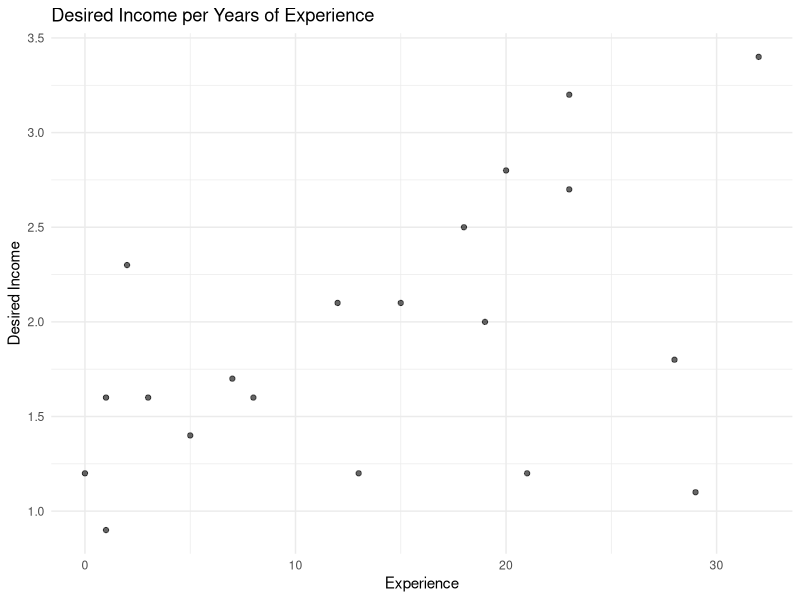
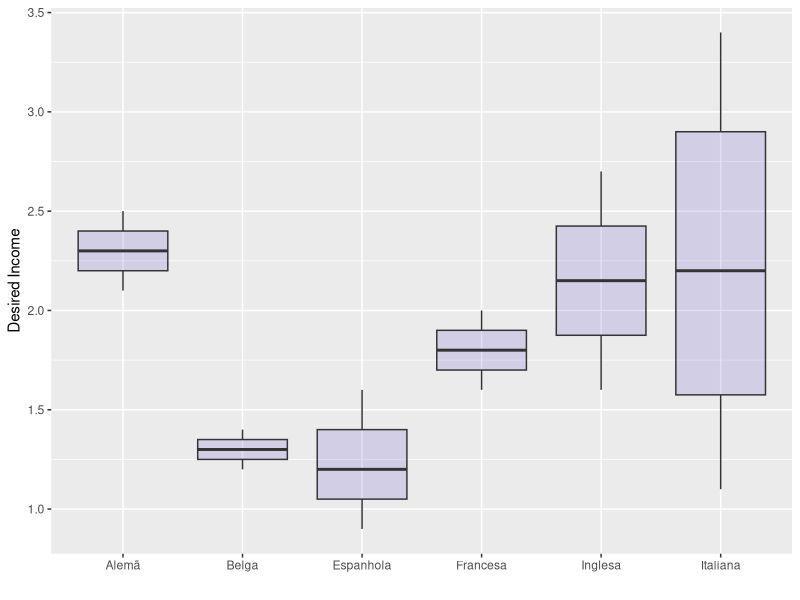
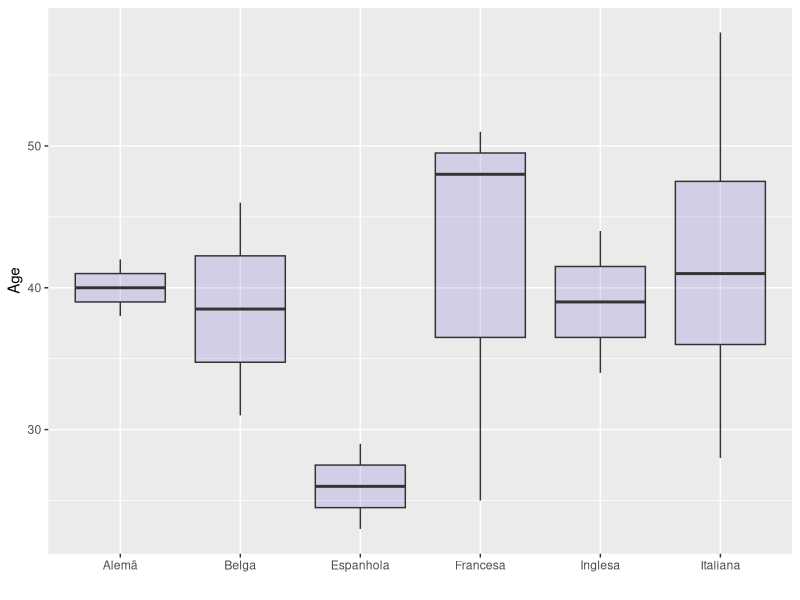

These charts were generated, in order, by the following R code:
library(ggplot2)

#------------------------ AGE
age <- c(28, 34, 46, 26, 37, 29, 51, 31,
         39, 43, 58, 44, 25, 23, 52, 42, 48, 33, 38, 46)
age_ord <- sort(age)
age_ord

ageMean <- mean(age)
ageMedian <- median(age)
ageSD <- sd(age)
ageMean; ageMedian; ageSD


#------------------------ DESIRED INCOME
dI <- c(2.3, 1.6, 1.2, 0.9, 2.1, 1.6, 1.8, 1.4, 1.2, 2.8, 3.4, 2.7, 1.6, 1.2, 1.1, 2.5, 2.0, 1.7, 2.1, 3.2)
dIord <- sort(dI)
dIord

dImean <- mean(dI)
dImedian <- median(dI)
dIsd <- sd(dI)
dImean; dImedian; dIsd

#------------------------ YEARS OF EXPERIENCE
expY <- c(2, 8, 21, 1, 15, 3, 28, 5, 13, 20, 32, 23, 1, 0, 29, 18, 19, 7, 12, 23)
expYord <- sort(expY)
expYord

expYmean <- mean(expY)
expYmedian <- median(expY)
expYsd <- sd(expY)
expYmean; expYmedian; expYsd

#------------------------ NATIONALITY
nationality <- c("Italiana", "Inglesa", "Belga", "Espanhola", "Italiana", 
                 "Espanhola", "Francesa", "Belga", "Italiana", "Italiana", 
                 "Italiana", "Inglesa", "Francesa", "Espanhola", "Italiana",   
                 "Alemã", "Francesa", "Italiana", "Alemã", "Italiana")
nationalityOrd <- sort(nationality)
nationalityOrd


#------------------------ DATA FRAME SET
df <- data.frame(age, nationality, dI, expY)
df

#------------------------ SCATTERPLOT
png("/home/victor/github/TI0111--STATISTICS/homework1/DIyear.png", width = 800, height = 600)
ggplot(data = df, aes(x = expY, y = dI)) +
  geom_point(alpha = 0.6) +
  labs(
    title = "Desired Income per Years of Experience",
    x = "Experience",
    y = "Desired Income"
  ) +
  theme_minimal()
dev.off()

#------------------------ BOX PLOTS
png("/home/victor/github/TI0111--STATISTICS/homework1/diNationality.png", width = 800, height = 600)
ggplot(df, aes(x=as.factor(nationality), y=dI)) + 
    geom_boxplot(fill="slateblue", alpha=0.2) + 
    ylab("Desired Income") +
    xlab("")
    ggtitle("Desired Income per Nationality")
dev.off()
getwd()

png("/home/victor/github/TI0111--STATISTICS/homework1/ageNationality.png", width = 800, height = 600)
ggplot(df, aes(x=as.factor(nationality), y=age)) + 
    geom_boxplot(fill="slateblue", alpha=0.2) + 
    ylab("Age") +
    xlab("")
    ggtitle("Age per Nationality")
dev.off()